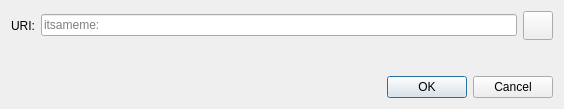
<?xml version="1.0" encoding="UTF-8"?>
<ui version="4.0">
 <class>OpenURIDialog</class>
 <widget class="QDialog" name="OpenURIDialog">
  <property name="geometry">
   <rect>
    <x>0</x>
    <y>0</y>
    <width>564</width>
    <height>109</height>
   </rect>
  </property>
  <property name="windowTitle">
   <string>Open itsameme URI</string>
  </property>
  <layout class="QVBoxLayout" name="verticalLayout">
   <item>
    <layout class="QHBoxLayout" name="horizontalLayout">
     <item>
      <widget class="QLabel" name="label">
       <property name="text">
        <string>URI:</string>
       </property>
      </widget>
     </item>
     <item>
      <widget class="QValidatedLineEdit" name="uriEdit">
       <property name="placeholderText">
        <string notr="true">itsameme:</string>
       </property>
      </widget>
     </item>
     <item>
      <widget class="QToolButton" name="pasteButton">
       <property name="toolTip">
        <string extracomment="Tooltip text for button that allows you to paste an address that is in your clipboard.">Paste address from clipboard</string>
       </property>
       <property name="text">
        <string/>
       </property>
       <property name="icon">
        <iconset resource="../itsameme.qrc">
         <normaloff>:/icons/editpaste</normaloff>:/icons/editpaste
        </iconset>
       </property>
       <property name="iconSize">
        <size>
         <width>22</width>
         <height>22</height>
        </size>
       </property>
      </widget>
     </item>
    </layout>
   </item>
   <item>
    <spacer name="verticalSpacer">
     <property name="orientation">
      <enum>Qt::Vertical</enum>
     </property>
     <property name="sizeHint" stdset="0">
      <size>
       <width>20</width>
       <height>40</height>
      </size>
     </property>
    </spacer>
   </item>
   <item>
    <widget class="QDialogButtonBox" name="buttonBox">
     <property name="orientation">
      <enum>Qt::Horizontal</enum>
     </property>
     <property name="standardButtons">
      <set>QDialogButtonBox::Cancel|QDialogButtonBox::Ok</set>
     </property>
    </widget>
   </item>
  </layout>
 </widget>
 <customwidgets>
  <customwidget>
   <class>QValidatedLineEdit</class>
   <extends>QLineEdit</extends>
   <header>qt/qvalidatedlineedit.h</header>
  </customwidget>
 </customwidgets>
 <resources/>
 <connections>
  <connection>
   <sender>buttonBox</sender>
   <signal>accepted()</signal>
   <receiver>OpenURIDialog</receiver>
   <slot>accept()</slot>
   <hints>
    <hint type="sourcelabel">
     <x>248</x>
     <y>254</y>
    </hint>
    <hint type="destinationlabel">
     <x>157</x>
     <y>274</y>
    </hint>
   </hints>
  </connection>
  <connection>
   <sender>buttonBox</sender>
   <signal>rejected()</signal>
   <receiver>OpenURIDialog</receiver>
   <slot>reject()</slot>
   <hints>
    <hint type="sourcelabel">
     <x>316</x>
     <y>260</y>
    </hint>
    <hint type="destinationlabel">
     <x>286</x>
     <y>274</y>
    </hint>
   </hints>
  </connection>
 </connections>
</ui>
